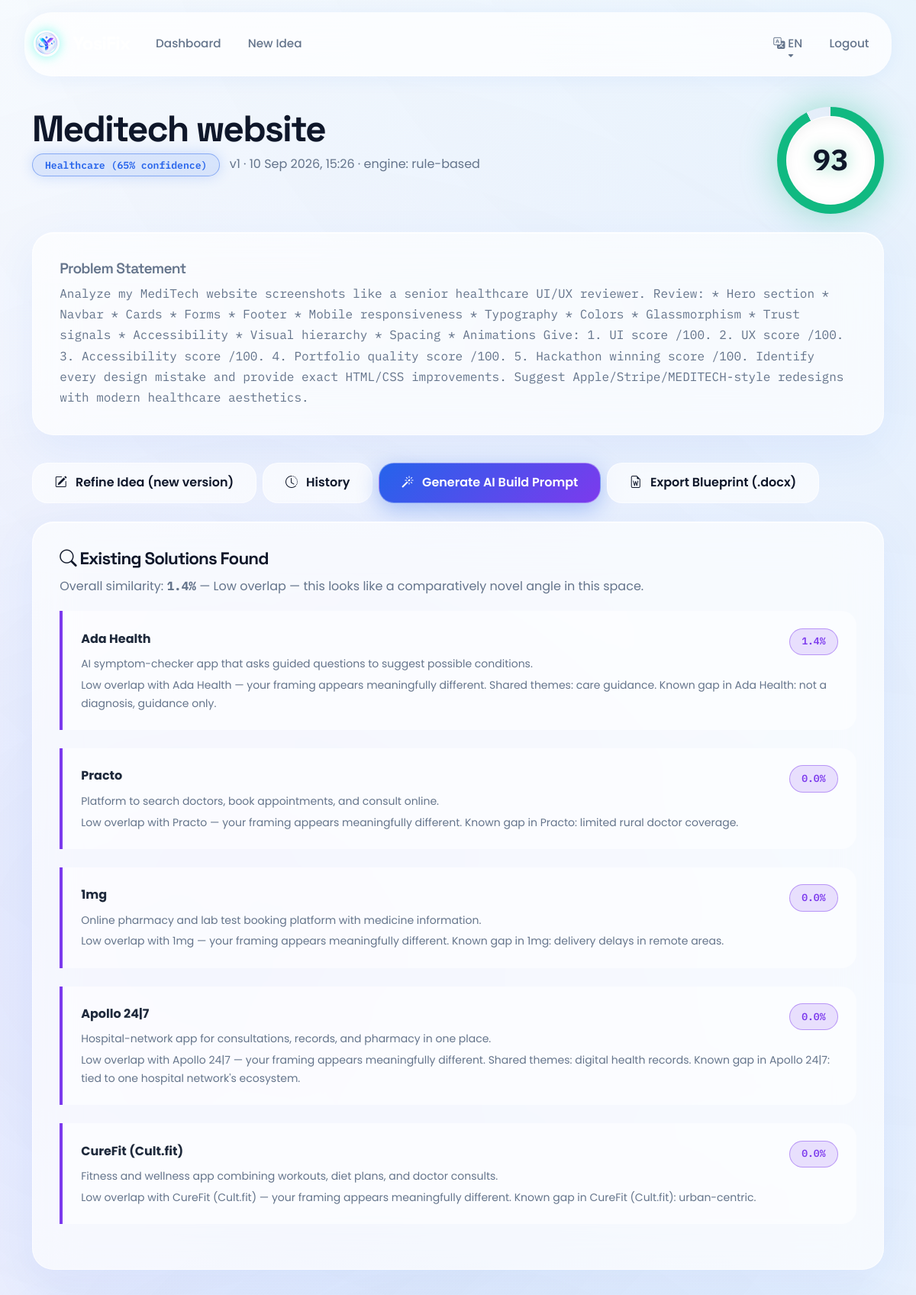
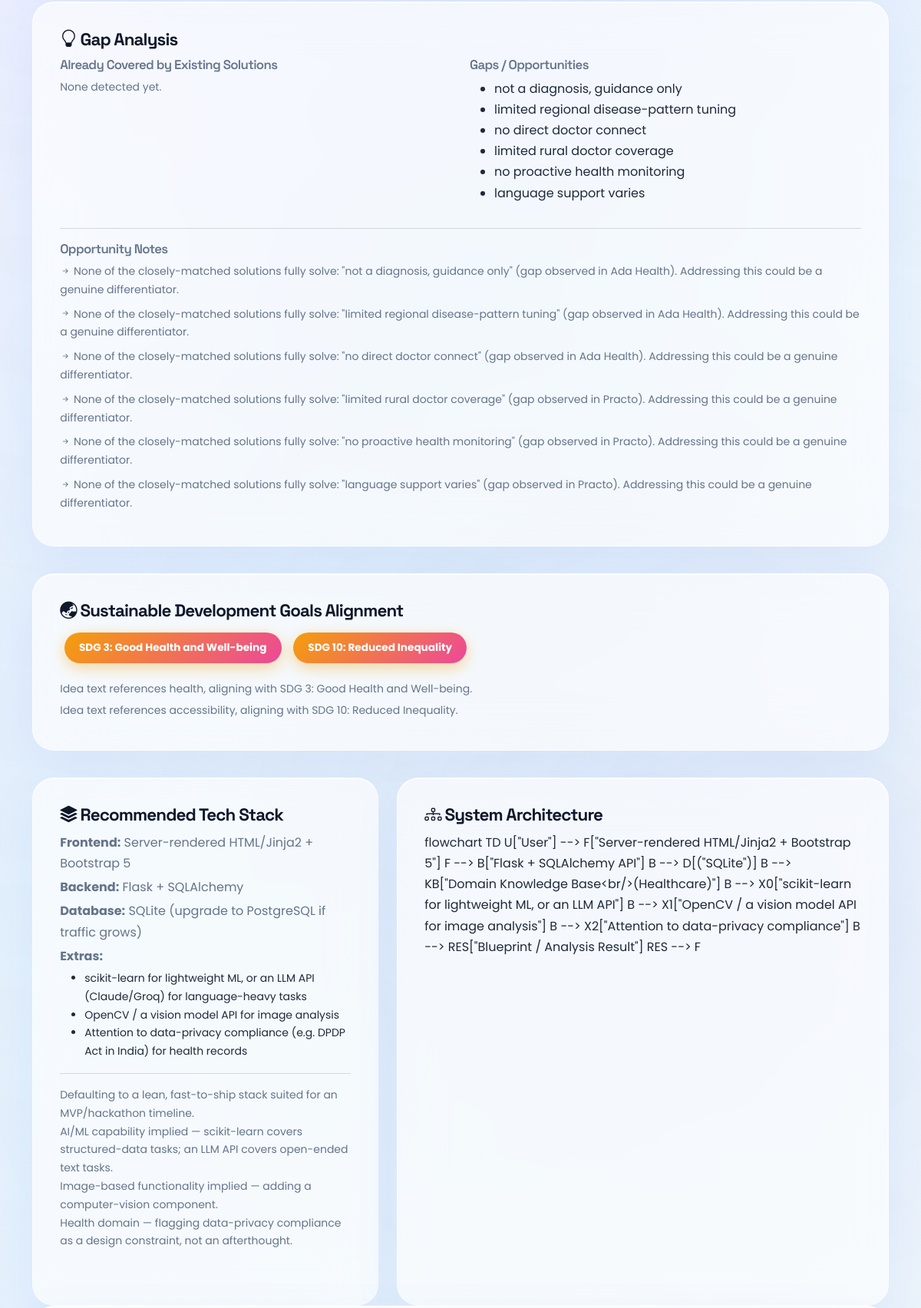
Page /idea/4 (signed in, upper part) on the committed database (2 pictures, top to bottom).
### models.py (models this page shows)
class Idea(db.Model):
    __tablename__ = "ideas"
    id = db.Column(db.Integer, primary_key=True)
    user_id = db.Column(db.Integer, db.ForeignKey("users.id"), nullable=False)
    title = db.Column(db.String(200), nullable=False)
    raw_text = db.Column(db.Text, nullable=False)
    language = db.Column(db.String(5), default="en")
    domain = db.Column(db.String(80))
    domain_confidence = db.Column(db.Float, default=0.0)
    innovation_score = db.Column(db.Float, default=0.0)
    current_version = db.Column(db.Integer, default=1)
    created_at = db.Column(db.DateTime, default=utcnow)
    updated_at = db.Column(db.DateTime, default=utcnow, onupdate=utcnow)
    versions = db.relationship("IdeaVersion", backref="idea", lazy=True,
                                cascade="all, delete-orphan", order_by="IdeaVersion.version_num")
    analysis = db.relationship("AnalysisResult", backref="idea", lazy=True,
                                cascade="all, delete-orphan", uselist=False)
    prompts = db.relationship("PromptRecord", backref="idea", lazy=True,
                               cascade="all, delete-orphan")

class AnalysisResult(db.Model):
    __tablename__ = "analysis_results"
    id = db.Column(db.Integer, primary_key=True)
    idea_id = db.Column(db.Integer, db.ForeignKey("ideas.id"), nullable=False)
    similar_solutions = db.Column(db.JSON, default=list)
    overall_similarity = db.Column(db.Float, default=0.0)
    similarity_verdict = db.Column(db.String(255), default="")
    covered_features = db.Column(db.JSON, default=list)
    gap_features = db.Column(db.JSON, default=list)
    opportunity_notes = db.Column(db.JSON, default=list)
    sdg_mappings = db.Column(db.JSON, default=list)
    tech_stack = db.Column(db.JSON, default=dict)
    architecture_mermaid = db.Column(db.Text, default="")
    roadmap = db.Column(db.JSON, default=dict)
    engine_used = db.Column(db.String(20), default="rule-based")
    created_at = db.Column(db.DateTime, default=utcnow)
    updated_at = db.Column(db.DateTime, default=utcnow, onupdate=utcnow)

### routes/idea.py (the view)
@bp.route("/<int:idea_id>")
@login_required
def result(idea_id):
    idea = Idea.query.filter_by(id=idea_id, user_id=current_user.id).first_or_404()
    analysis = idea.analysis
    if analysis is None:
        results = run_pipeline(idea.raw_text)
        analysis = persist_analysis(idea, results)
    return render_template("idea_result.html", idea=idea, analysis=analysis, lang=current_lang(), t=t)

### app.py (called while the page is built)
def create_app(config_class=Config):
    app = Flask(__name__)
    app.config.from_object(config_class)
    try:
        instance_dir = os.path.join(app.root_path, "instance")
        os.makedirs(instance_dir, exist_ok=True)
    except Exception:
        pass
    db.init_app(app)
    login_manager.init_app(app)
    from models import User
    @login_manager.user_loader
    def load_user(user_id):
        return db.session.get(User, int(user_id))
    from routes.main import bp as main_bp
    from routes.auth import bp as auth_bp
    from routes.idea import bp as idea_bp
    app.register_blueprint(main_bp)
    app.register_blueprint(auth_bp)
    app.register_blueprint(idea_bp)
    @app.context_processor
    def inject_globals():
        return {"app_name": "YosiFix", "lang": session.get("lang", "en"), "t": translate}
    with app.app_context():
        db.create_all()
    return app

### modules/i18n.py (called while the page is built)
def t(key, lang="en"):
    lang = lang if lang in TRANSLATIONS else "en"
    return TRANSLATIONS[lang].get(key, TRANSLATIONS["en"].get(key, key))

### routes/idea.py (called while the page is built)
def current_lang():
    return session.get("lang", "en")

### templates/idea_result.html (shortened to what this page needs)
{% extends "base.html" %}
{% block content %}
<div class="d-flex flex-wrap justify-content-between align-items-start mb-4 gap-3">
  <div>
    <h2 class="mb-1">{{ idea.title }}</h2>
    <span class="badge badge-domain me-2">{{ idea.domain }} ({{ (idea.domain_confidence*100)|round|int }}% confidence)</span>
    <span class="text-muted-custom">v{{ idea.current_version }} &middot; {{ idea.updated_at.strftime('%d %b %Y, %H:%M') }} &middot; engine: {{ analysis.engine_used }}</span>
  </div>
  <div class="score-badge" data-score="{{ idea.innovation_score }}">
    <span class="score-value">{{ idea.innovation_score|round|int }}</span>
  </div>
</div>
<div class="glass-card">
  <h5 class="text-muted-custom">Problem Statement</h5>
  <p class="idea-raw-text mb-0">{{ idea.raw_text }}</p>
</div>
<div class="d-flex flex-wrap gap-2 mb-4">
  <a href="{{ url_for('idea.edit', idea_id=idea.id) }}" class="btn btn-outline-glass"><i class="bi bi-pencil-square"></i> {{ t('btn_edit_idea', lang) }}</a>
  <a href="{{ url_for('idea.history', idea_id=idea.id) }}" class="btn btn-outline-glass"><i class="bi bi-clock-history"></i> {{ t('nav_history', lang) }}</a>
  <a href="{{ url_for('idea.prompt_studio', idea_id=idea.id) }}" class="btn btn-brand"><i class="bi bi-magic"></i> {{ t('btn_generate_prompt', lang) }}</a>
  <a href="{{ url_for('idea.export', idea_id=idea.id) }}" class="btn btn-outline-glass"><i class="bi bi-file-earmark-word"></i> {{ t('btn_export', lang) }}</a>
</div>
<div class="glass-card">
  <h4><i class="bi bi-search"></i> {{ t('label_similar_solutions', lang) }}</h4>
  <p class="text-muted-custom">Overall similarity: <strong class="mono">{{ analysis.overall_similarity }}%</strong> — {{ analysis.similarity_verdict }}</p>
  {% for m in analysis.similar_solutions %}
  <div class="solution-card">
    <div class="d-flex justify-content-between">
      <strong>{{ m.name }}</strong>
      <span class="similarity-pill">{{ m.similarity_score }}%</span>
    </div>
    <p class="text-muted-custom small mb-1">{{ m.description }}</p>
    <p class="small mb-0">{{ m.reasoning }}</p>
  </div>
  {% else %}
  <p class="text-muted-custom">No comparable solutions found in the knowledge base for this domain yet.</p>
  {% endfor %}
</div>
<div class="glass-card">
  <h4><i class="bi bi-lightbulb"></i> {{ t('label_gap_analysis', lang) }}</h4>
  <div class="row">
    <div class="col-md-6">
      <h6 class="text-muted-custom">{{ t('label_covered', lang) }}</h6>
      {% if analysis.covered_features %}
      <ul>{% for f in analysis.covered_features %}<li>{{ f }}</li>{% endfor %}</ul>
      {% else %}<p class="text-muted-custom small">None detected yet.</p>{% endif %}
    </div>
    <div class="col-md-6">
      <h6 class="text-muted-custom">{{ t('label_gaps', lang) }}</h6>
      {% if analysis.gap_features %}
      <ul>{% for g in analysis.gap_features %}<li>{{ g }}</li>{% endfor %}</ul>
      {% else %}<p class="text-muted-custom small">No major gaps found — differentiate on execution.</p>{% endif %}
    </div>
  </div>
  <hr class="border-secondary">
  <h6 class="text-muted-custom">Opportunity Notes</h6>
  {% for note in analysis.opportunity_notes %}
  <p class="small mb-2"><i class="bi bi-arrow-right-short"></i> {{ note }}</p>
  {% endfor %}
</div>
<div class="glass-card">
  <h4><i class="bi bi-globe-asia-australia"></i> {{ t('label_sdg', lang) }}</h4>
  {% if analysis.sdg_mappings %}
    {% for s in analysis.sdg_mappings %}
    <span class="sdg-chip" title="{{ s.reasoning }}">SDG {{ s.sdg_number }}: {{ s.sdg_name }}</span>
    {% endfor %}
    <div class="mt-3">
      {% for s in analysis.sdg_mappings %}
      <p class="small text-muted-custom mb-1">{{ s.reasoning }}</p>
      {% endfor %}
    </div>
  {% else %}
    <p class="text-muted-custom">No strong SDG alignment detected in the current phrasing — consider framing the impact angle explicitly.</p>
  {% endif %}
</div>
<div class="row">
  <div class="col-lg-5">
    <div class="glass-card h-100">
      <h4><i class="bi bi-stack"></i> {{ t('label_tech_stack', lang) }}</h4>
      <p class="mb-1"><strong>Frontend:</strong> {{ analysis.tech_stack.frontend }}</p>
      <p class="mb-1"><strong>Backend:</strong> {{ analysis.tech_stack.backend }}</p>
      <p class="mb-1"><strong>Database:</strong> {{ analysis.tech_stack.database }}</p>
      {% if analysis.tech_stack.extra_tools %}
      <p class="mb-1"><strong>Extras:</strong></p>
      <ul>{% for extra in analysis.tech_stack.extra_tools %}<li class="small">{{ extra }}</li>{% endfor %}</ul>
      {% endif %}
      <hr class="border-secondary">
      <p class="small text-muted-custom mb-0">
        {% for r in analysis.tech_stack.reasoning %}{{ r }}<br>{% endfor %}
      </p>
    </div>
  </div>
  <div class="col-lg-7">
    <div class="glass-card h-100">
      <h4><i class="bi bi-diagram-3"></i> {{ t('label_architecture', lang) }}</h4>
      <div class="mermaid">
{{ analysis.architecture_mermaid }}
      </div>
    </div>
  </div>
</div>
{% endblock %}

### rows in the picture
Idea: title "Meditech website", domain "Healthcare", (idea.domain_confidence*100)|round|int "65", current_version "1", updated_at "10 Sep 2026, 15:26", innovation_score "93", raw_text "Analyze my MediTech website screenshots like a senior healthcare UI/UX reviewer. Review: * Hero section * Navbar * Cards * Forms * Footer * Mobile responsiveness * Typography * Colors * Glassmorphism * Trust signals * Accessibility * Visual hierarchy * Spacing * Animations Give: 1. UI score /100. 2. UX score /100. 3. Accessibility score /100. 4. Portfolio quality score /100. 5. Hackathon winning score /100. Identify every design mistake and provide exact HTML/CSS improvements. Suggest Apple/Stripe/MEDITECH-style redesigns with modern healthcare aesthetics."
AnalysisResult: engine_used "rule-based", overall_similarity "1.4", similarity_verdict "Low overlap — this looks like a comparatively novel angle in this space.", tech_stack.frontend "Server-rendered HTML/Jinja2 + Bootstrap 5", tech_stack.backend "Flask + SQLAlchemy", tech_stack.database "SQLite (upgrade to PostgreSQL if traffic grows)", architecture_mermaid "flowchart TD U[\"User\"] --> F[\"Server-rendered HTML/Jinja2 + Bootstrap 5\"] F --> B[\"Flask + SQLAlchemy API\"] B --> D[(\"SQLite\")] B --> KB[\"Domain Knowledge Base<br/>(Healthcare)\"] B --> X0[\"scikit-learn for lightweight ML, or an LLM API\"] B --> X1[\"OpenCV / a vision model API for image analysis\"] B --> X2[\"Attention to data-privacy compliance\"] B --> RES[\"Blueprint / Analysis Result\"] RES --> F"

### other values in the picture
{{ t('nav_dashboard', lang) }} "Dashboard"
{{ t('nav_new_idea', lang) }} "New Idea"
{{ lang|upper }} "EN"
{{ t('nav_logout', lang) }} "Logout"
{{ t('btn_edit_idea', lang) }} "Refine Idea (new version)"
{{ t('nav_history', lang) }} "History"
{{ t('btn_generate_prompt', lang) }} "Generate AI Build Prompt"
{{ t('btn_export', lang) }} "Export Blueprint (.docx)"
{{ t('label_similar_solutions', lang) }} "Existing Solutions Found"
{{ m.name }} "Ada Health" "Practo" "1mg" "Apollo 24|7" "CureFit (Cult.fit)"
{{ m.similarity_score }} "1.4" "0.0" "0.0" "0.0" "0.0"
{{ m.description }} "AI symptom-checker app that asks guided questions to suggest possible conditions." "Platform to search doctors, book appointments, and consult online." "Online pharmacy and lab test booking platform with medicine information." "Hospital-network app for consultations, records, and pharmacy in one place." "Fitness and wellness app combining workouts, diet plans, and doctor consults."
{{ m.reasoning }} "Low overlap with Ada Health — your framing appears meaningfully different. Shared themes: care guidance. Known gap in Ada Health: not a diagnosis, guidance only." "Low overlap with Practo — your framing appears meaningfully different. Known gap in Practo: limited rural doctor coverage." "Low overlap with 1mg — your framing appears meaningfully different. Known gap in 1mg: delivery delays in remote areas." "Low overlap with Apollo 24|7 — your framing appears meaningfully different. Shared themes: digital health records. Known gap in Apollo 24|7: tied to one hospital network's ecosystem." "Low overlap with CureFit (Cult.fit) — your framing appears meaningfully different. Known gap in CureFit (Cult.fit): urban-centric."
{{ t('label_gap_analysis', lang) }} "Gap Analysis"
{{ t('label_covered', lang) }} "Already Covered by Existing Solutions"
